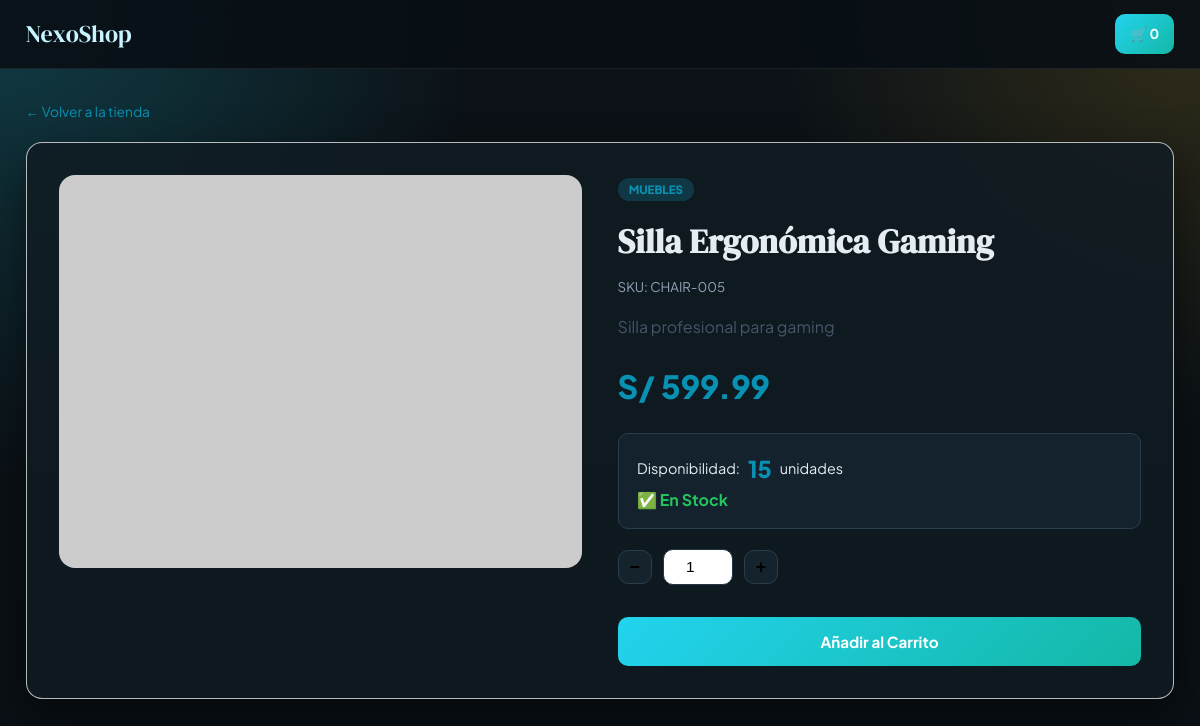
The page /store/product/5 on the database its author committed.
### models.py (models this page shows, shortened)
class Product(db.Model):
    __tablename__ = 'products'
    id = db.Column(db.Integer, primary_key=True)
    sku = db.Column(db.String(50), unique=True, nullable=False)
    name = db.Column(db.String(200), nullable=False)
    category = db.Column(db.String(100), default='General')
    price = db.Column(db.Float, nullable=False, default=0.0)
    stock = db.Column(db.Integer, nullable=False, default=0)
    description = db.Column(db.Text, default='')
    image_url = db.Column(db.String(500), default='')
    created_at = db.Column(db.DateTime, default=datetime.utcnow)
    updated_at = db.Column(db.DateTime, default=datetime.utcnow, onupdate=datetime.utcnow)

### app.py (the view)
@app.route('/store/product/<int:product_id>')
def store_product_detail(product_id):
    product = Product.query.get_or_404(product_id)
    return render_template('store/product_detail.html', product=product)

### app.py (called while the page is built, shortened)
def current_admin_user():
    return session.get('admin_user', 'anonymous')

def current_admin_role():
    return session.get('admin_role', 'guest')

def ensure_csrf_token():
    token = session.get('csrf_token')
    if not token:
        token = secrets.token_hex(16)
        session['csrf_token'] = token
    return token

@app.context_processor
def inject_session_context():
    return {
        'csrf_token': ensure_csrf_token(),
        'admin_role': current_admin_role(),
        'admin_user': current_admin_user()
    }

@app.before_request
def enforce_admin_csrf():
    return None

@app.after_request
def set_security_headers(response):
    response.headers['X-Content-Type-Options'] = 'nosniff'
    response.headers['X-Frame-Options'] = 'SAMEORIGIN'
    response.headers['Referrer-Policy'] = 'strict-origin-when-cross-origin'
    response.headers['X-XSS-Protection'] = '1; mode=block'
    csp = "default-src 'self' https: data: 'unsafe-inline' 'unsafe-eval'"
    response.headers['Content-Security-Policy'] = csp
    return response

### templates/store/product_detail.html (shortened to what this page needs)
<!DOCTYPE html>
<html lang="es">
<head>
    <link rel="stylesheet" href="{{ url_for('static', filename='css/style.css') }}">
</head>
<body class="store-page">
    <header class="store-header">
        <div class="header-inner">
            <a href="{{ url_for('store_home') }}" class="store-logo">NexoShop</a>
            <div class="header-right">
                <a href="{{ url_for('store_cart') }}" class="cart-btn" id="btn-cart">
                    🛒 <span id="cart-count">0</span>
                </a>
            </div>
        </div>
    </header>
    <main class="product-detail-page">
        <a href="{{ url_for('store_home') }}" class="breadcrumb" id="breadcrumb-home">← Volver a la tienda</a>
        <div class="product-detail-container">
            <div class="product-detail-image">
                {% if product.image_url %}
                    <img src="{{ product.image_url }}" alt="{{ product.name }}" id="product-main-image">
                {% else %}
                    <div class="image-placeholder-large">📦</div>
                {% endif %}
            </div>
            <div class="product-detail-info">
                <span class="product-category-tag" id="product-category">{{ product.category }}</span>
                <h1 class="product-detail-name" id="product-name">{{ product.name }}</h1>
                <p class="product-sku" id="product-sku">SKU: {{ product.sku }}</p>
                <p class="product-description" id="product-description">{{ product.description }}</p>
                <div class="product-detail-price" id="product-price">
                    S/ {{ "%.2f"|format(product.price) }}
                </div>
                <div class="stock-realtime-container">
                    <div class="stock-counter" id="stock-display">
                        <span class="stock-label">Disponibilidad:</span>
                        <span class="stock-value" id="stock-count">{{ product.stock }}</span>
                        <span class="stock-unit">unidades</span>
                    </div>
                    <div class="stock-status" id="stock-status-text">
                        {% if product.stock > 0 %}
                            <span class="status-available">✅ En Stock</span>
                        {% else %}
                            <span class="status-outofstock">❌ Agotado</span>
                        {% endif %}
                    </div>
                </div>
                <div class="add-to-cart-container">
                    <div class="qty-selector">
                        <button onclick="changeQty(-1)" id="btn-qty-decrease">−</button>
                        <input type="number" id="qty-input" value="1" min="1"
                               max="{{ product.stock }}" {% if product.stock == 0 %}disabled{% endif %}>
                        <button onclick="changeQty(1)" id="btn-qty-increase">+</button>
                    </div>
                    <button class="btn-add-to-cart-detail
                            {% if product.stock == 0 %}btn-out-of-stock{% else %}btn-available{% endif %}"
                            id="btn-add-to-cart"
                            data-product-id="{{ product.id }}"
                            onclick="addToCartDetail()">
                        {% if product.stock == 0 %}Sin Stock{% else %}Añadir al Carrito{% endif %}
                    </button>
                </div>
            </div>
        </div>
    </main>
</body>
</html>

### static/css/style.css (style rules this page uses)
:root { --primary: #22d3ee; --primary-dark: #0891b2; --primary-soft: #103844; --success: #22c55e; --danger: #ef4444; --warning: #f59e0b; --accent: #fbbf24; --text: #e5edf2; --text-muted: #94a3b8; --bg: #0c1217; --bg-deep: #0f1a21; --card-bg: rgba(17, 27, 35, 0.82); --border: #243544; --sidebar-bg: #0b1218; --sidebar-text: #b8c9d6; --shadow: 0 10px 30px rgba(0, 0, 0, 0.35); --shadow-lg: 0 18px 45px rgba(0, 0, 0, 0.5); --radius: 16px; --radius-sm: 10px; }
* { box-sizing: border-box; margin: 0; padding: 0; }
body { font-family: 'Plus Jakarta Sans', sans-serif; color: var(--text); line-height: 1.6; background: radial-gradient(circle at 0% 0%, rgba(34, 211, 238, 0.22), transparent 34%), radial-gradient(circle at 100% 0%, rgba(251, 191, 36, 0.16), transparent 30%), linear-gradient(180deg, #0c1217 0%, #0a1015 100%); }
h1, h2, h3 { font-family: 'DM Serif Display', serif; letter-spacing: 0.2px; }
.store-header { position: sticky; top: 0; z-index: 100; backdrop-filter: blur(12px); background: rgba(8, 15, 21, 0.9); border-bottom: 1px solid rgba(255,255,255,.08); }
.header-inner { display: flex; align-items: center; gap: 1.3rem; max-width: 1400px; margin: 0 auto; padding: .9rem 1.6rem; }
.store-logo { font-family: 'DM Serif Display', serif; font-size: 1.5rem; font-weight: 400; color: #c9f4ff; text-decoration: none; }
.header-right { display: flex; gap: .8rem; align-items: center; margin-left: auto; }
.cart-btn { padding: .55rem .95rem; background: linear-gradient(135deg, var(--primary), #14b8a6); color: #fff; text-decoration: none; border-radius: var(--radius-sm); font-weight: 700; font-size: .85rem; }
.btn-add-to-cart, .btn-add-to-cart-detail { padding: .58rem .95rem; border-radius: var(--radius-sm); font-family: inherit; font-size: .84rem; font-weight: 700; cursor: pointer; border: none; transition: all .2s; }
.btn-available { background: linear-gradient(135deg, var(--primary), #14b8a6); color: #fff; }
.btn-add-to-cart-detail { width: 100%; padding: .95rem; font-size: .95rem; margin-top: 1rem; }
.product-detail-page { max-width: 1200px; margin: 2rem auto; padding: 0 1.6rem; }
.breadcrumb { color: var(--primary-dark); text-decoration: none; font-size: .86rem; display: block; margin-bottom: 1.2rem; }
.product-detail-container { display: grid; grid-template-columns: 1fr 1fr; gap: 2.2rem; background: var(--card-bg); padding: 2rem; border-radius: var(--radius); box-shadow: var(--shadow-lg); border: 1px solid rgba(255,255,255,.7); }
.product-detail-image img { width: 100%; border-radius: var(--radius); }
.product-category-tag { font-size: .72rem; font-weight: 800; text-transform: uppercase; color: var(--primary-dark); background: var(--primary-soft); padding: .26rem .7rem; border-radius: 999px; }
.product-detail-name { font-size: 2.1rem; margin: .9rem 0 .45rem; }
.product-sku { color: var(--text-muted); font-size: .83rem; margin-bottom: .95rem; }
.product-description { color: #475569; line-height: 1.75; margin-bottom: 1.3rem; }
.product-detail-price { font-size: 2rem; font-weight: 800; color: var(--primary-dark); margin-bottom: 1.3rem; }
.stock-realtime-container { background: #14222d; padding: .95rem 1.15rem; border-radius: var(--radius-sm); margin-bottom: 1.3rem; border: 1px solid #2a3d4c; }
.stock-counter { display: flex; align-items: center; gap: .5rem; font-size: .9rem; }
.stock-value { font-size: 1.45rem; font-weight: 800; color: var(--primary-dark); }
.status-available { color: var(--success); font-weight: 700; }
.qty-selector { display: flex; align-items: center; gap: .7rem; margin-bottom: .95rem; }
.qty-selector button { width: 34px; height: 34px; background: #15232d; border: 1.5px solid #2a3d4d; border-radius: var(--radius-sm); font-size: 1.1rem; cursor: pointer; font-weight: 700; }
.qty-selector input { width: 70px; text-align: center; padding: .5rem; border: 1.5px solid var(--border); border-radius: var(--radius-sm); font-size: .96rem; }

### rows shown on the page
Product: category "MUEBLES", name "Silla Ergonómica Gaming", sku "CHAIR-005", description "Silla profesional para gaming", price "599.99", stock "15", stock "1"
